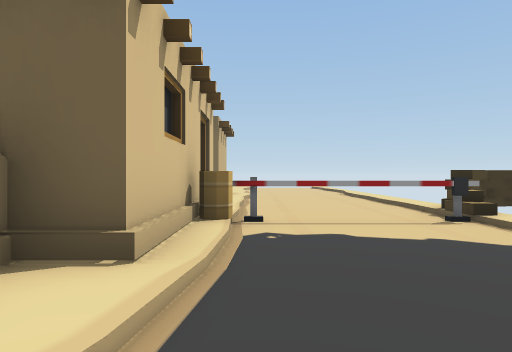
View 1 (above)

21 first-person views from a walk through a 3-D level made in the Unity game engine. The camera is 1.4 m above the floor, looks level and sees 75° across. The floor is counted in squares, 2 m on a side. Each view is taken from the middle of a square. On the plan, view 1 faces up. The plan holds only what a view shows up to about 10 squares ahead; the rest is blank. The place goes on beyond the plan.

View 2
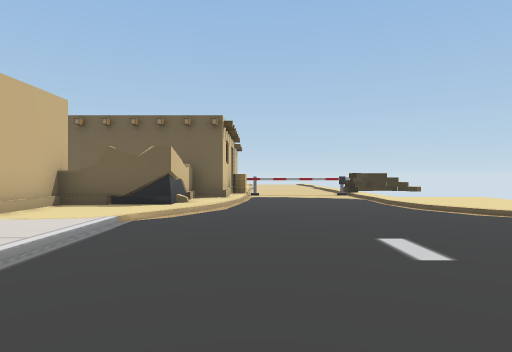

View 3
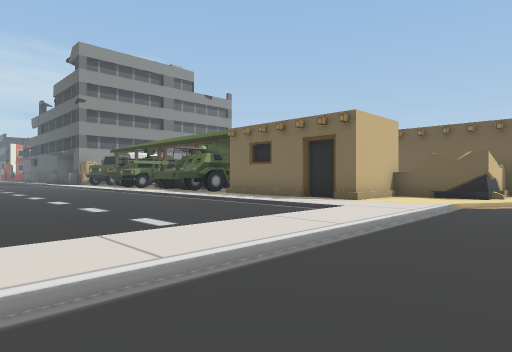

View 4
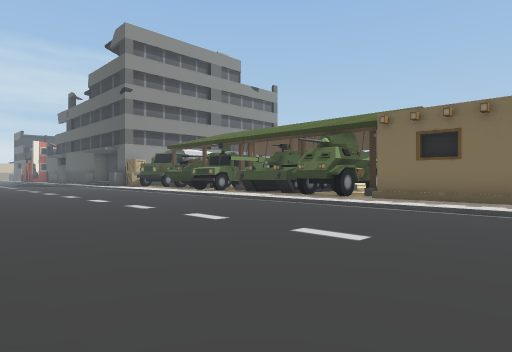

View 5
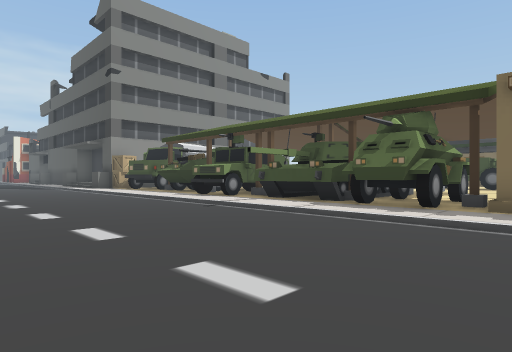

View 6
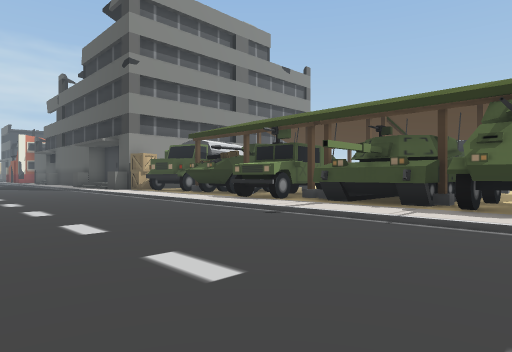

View 7
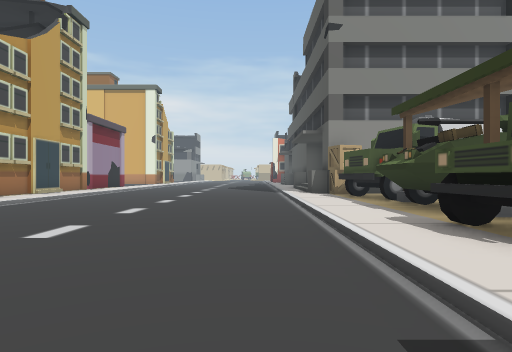

View 8
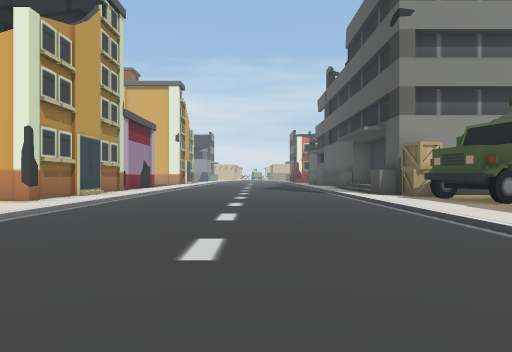

View 9
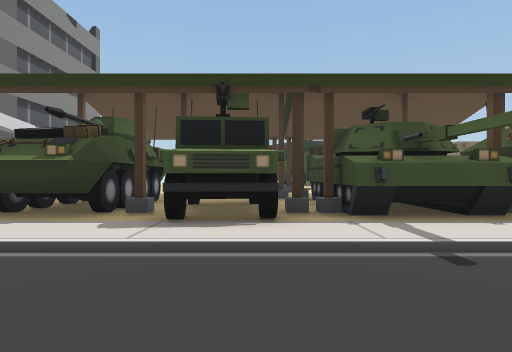

View 10
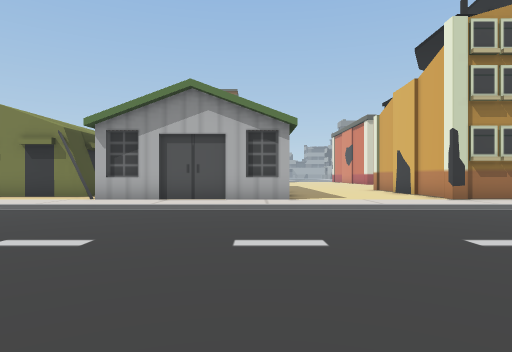

View 11
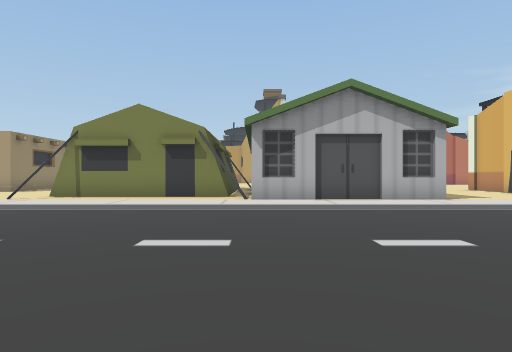

View 12
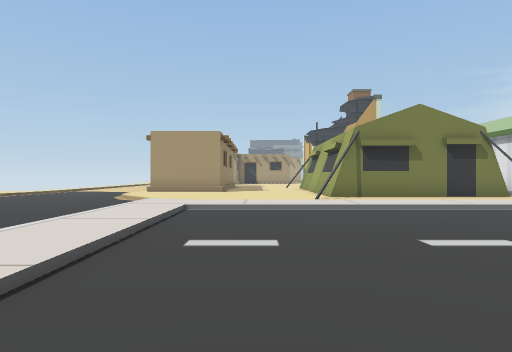

View 13
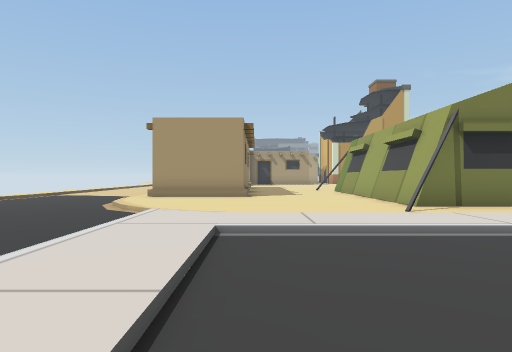

View 14
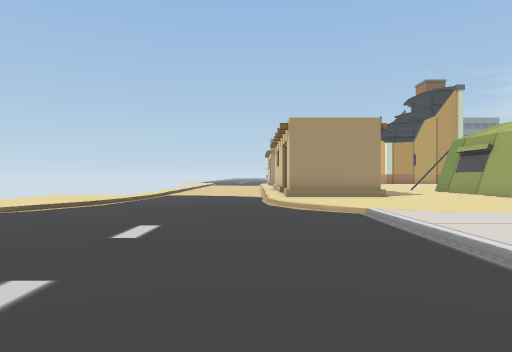

View 15
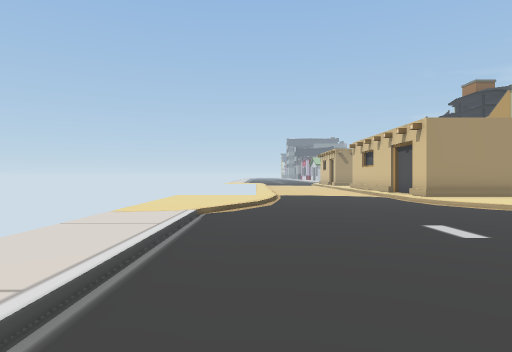

View 16
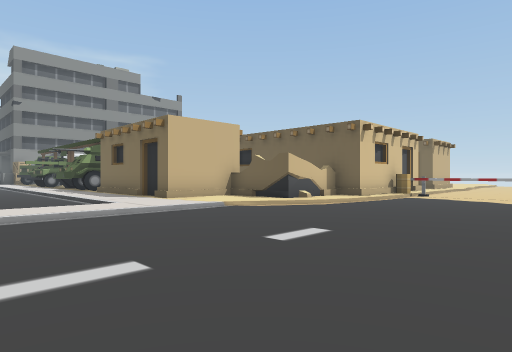

View 17
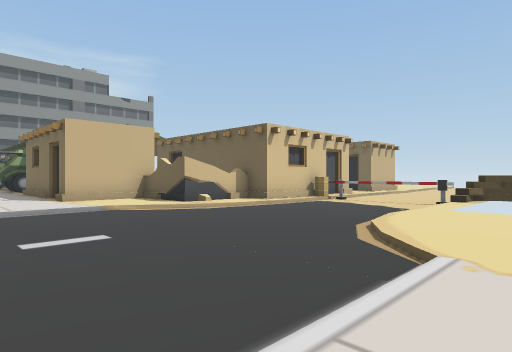

View 18
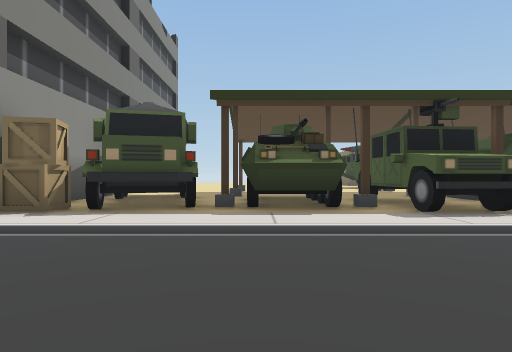

View 19
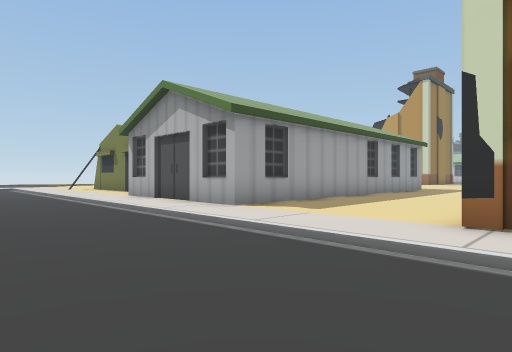

View 20
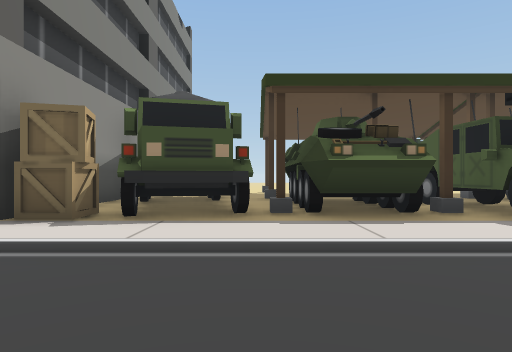

View 21
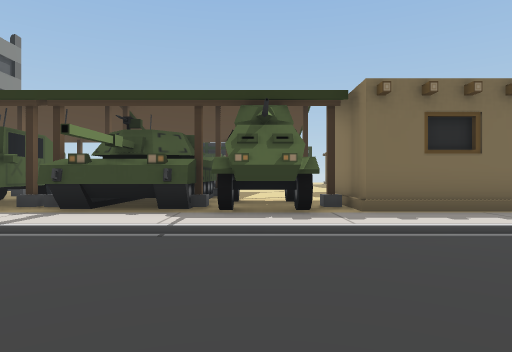

### Floor plan
Key: @ floor where view 1 was taken; # wall or solid block; x gap in a wall; . main floor; : floor 0.25 m higher than the main floor; / step, stairs or slope; = window, fence, low wall or low ledge; B barrel; T thing the floor can be seen under or through; H hut; R truck; C crate; W wheel; O other object.
Columns run from 24 left of view 1 to 6 right of it. Each row starts with its distance up from view 1.
 10                        #....
  9                        :....
  8                         ....
  7                        #....O
  6                        #....O
  5                        BOTTO=
  4                        #....
  3                       ##....
  2 R Rx###::## #:        #:....:::
  1 R R:OW::::###:::      #:....:::
  0 RRR:WO:OO:###OO#H   ###/@...::
 -1  RR:WW#OO:###OO#    /::...../::
 -2 CCRR##:OO####OO#H###///....../:
 -3 :::::::O::/:#O::::::/:/....../:
 -4 /////////////////////:/....../:
 -5 .....................:/...... :
 -6 .....................:/......
 -7 .....................:/......
 -8 .....................:/....../
 -9 .....................:/....../:
-10 .....................:/....../:
-11 /////////////////////:/....../:
-12 ::::::::::::::::::::::/....../:
-13 ###:::#######::::#::::/....../:
-14   #:::#     ######:::::/.....::
-15    :::#          #::::::..../::
-16    :::#          #::::::....:::
-17    :::#          #:::###....:::

Positions as (right, up) in squares from view 1, and headings:
1: (0, 0), facing up
2: (0, -7), facing up
3: (0, -10), facing up-left
4: (-5, -11), facing up-left
5: (-8, -9), facing up-left
6: (-10, -9), facing up-left
7: (-13, -5), facing left
8: (-14, -7), facing left
9: (-16, -7), facing up
10: (-17, -4), facing down
11: (-13, -4), facing down
12: (-5, -4), facing down
13: (-4, -7), facing down
14: (0, -7), facing down
15: (4, -7), facing down
16: (4, -7), facing up-left
17: (6, -5), facing up-left
18: (-20, -8), facing up
19: (-23, -8), facing down-right
20: (-21, -7), facing up
21: (-11, -8), facing up
